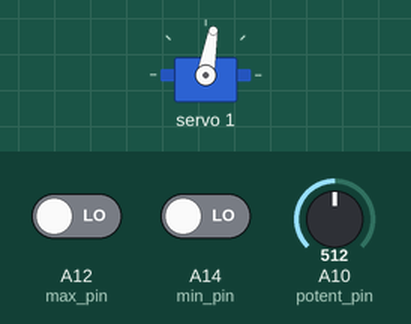
Simulated run of this sketch. Board: Arduino Mega 2560, built with avr-gcc and run on an emulated ATmega2560. Parts: servo. The inputs (shaded band) are chosen by the test bench; at power-on: A10 (potent_pin) = 512, A12 (max_pin) LOW, A14 (min_pin) LOW. What the sketch prints to the serial monitor is not drawn.

Above: at 1.2 s.
1.3 s: A10 (potent_pin) set to 716
At 2.5 s:
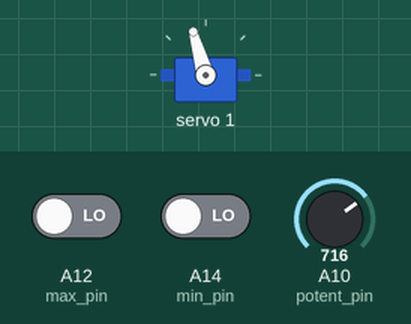
2.8 s: A12 (max_pin) driven HIGH
At 3.8 s:
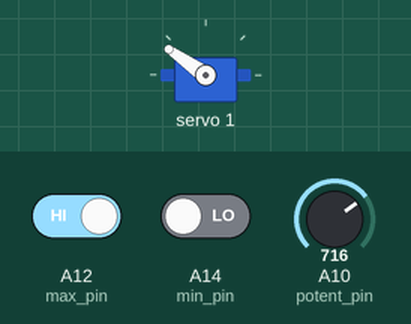
4.3 s: A14 (min_pin) driven HIGH
At 5.0 s:
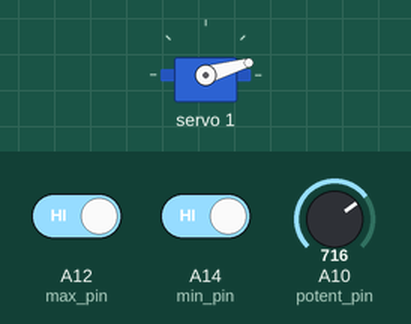
5.8 s: A14 (min_pin) driven LOW
At 6.2 s:
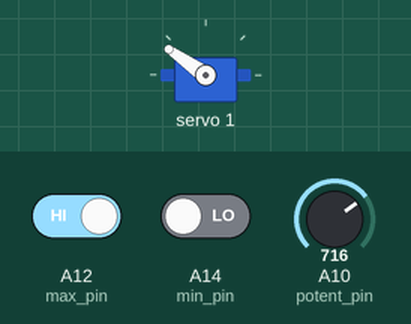
Timing chart, 0 to 8.3 s (numbered marks = the images above; inputs shaded):
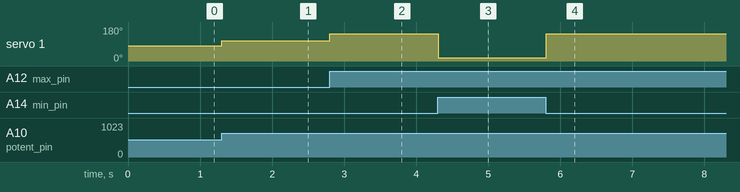

The sketch:

servo_control.ino
```cpp
// Software Developped for ME 380 Project at the University of Waterloo - Group 7

#include <Wire.h>
#include <Adafruit_PWMServoDriver.h>

const int SERVOMIN = 175;                               // 'minimum' pulse length count (out of 4096)
const int SERVOMAX = 500;                               // 'maximum' pulse length count (out of 4096)
const int SERVOMID = floor((SERVOMAX + SERVOMIN) / 2);  // 'mid' pulse length count (out of 4096)
const int SERVOCHG = 50;                                // 'change' pulse length count

const int POTENTMAX = 1023;
const int POTENTMIN = 0;

Adafruit_PWMServoDriver pwm = Adafruit_PWMServoDriver();

String valInput;                                // Serial input var.
byte potent_pin = A10;                          // analog pin
byte max_pin = A12;
byte min_pin = A14;

int min_state = 0;
int max_state = 0;

int i = 0;                                      // loop index var.
int val[3] = { SERVOMID, SERVOMID, SERVOMID };  // PWM var
int prev_val = 0;

void setup() {
  Serial.begin(9600);     // opens serial port, sets data rate to 9600 bps
  Serial.setTimeout(10);  // change default (1000ms) to have faster response time
  Serial.println("Program Start: Servo motor actuation using potentiometer");
  pwm.begin();
  pwm.setPWMFreq(60);  // Analog servos run at ~60 Hz updates

  pinMode(min_pin, INPUT);
  pinMode(max_pin, INPUT);

}

void loop() {

  // Read Sensor Da
  min_state = digitalRead(min_pin);
  max_state = digitalRead(max_pin);

  int sensorValue = analogRead(potent_pin);  // read input on analog pin 10
  sensorValue = map(sensorValue, POTENTMIN, POTENTMAX, SERVOMIN, SERVOMAX);

  if (min_state == 1) {
    pwm.setPWM(1, 0, SERVOMIN);
    delay(750);
  } else if (max_state == 1) {
    pwm.setPWM(1, 0, SERVOMAX);
    delay(750);
  } else {
    if (abs(prev_val - sensorValue) > 10) {
      prev_val = sensorValue;
      pwm.setPWM(1, 0, prev_val);
      delay(10);
    }
  }
}
```

Measured:
- after the input at 1.3 s, servo 1: 80° → 106° at once
- after the input at 2.8 s, servo 1: 106° → 145° at once
- after the input at 4.3 s, servo 1: 145° → 16° at once
- after the input at 5.8 s, servo 1: 16° → 145° at once
